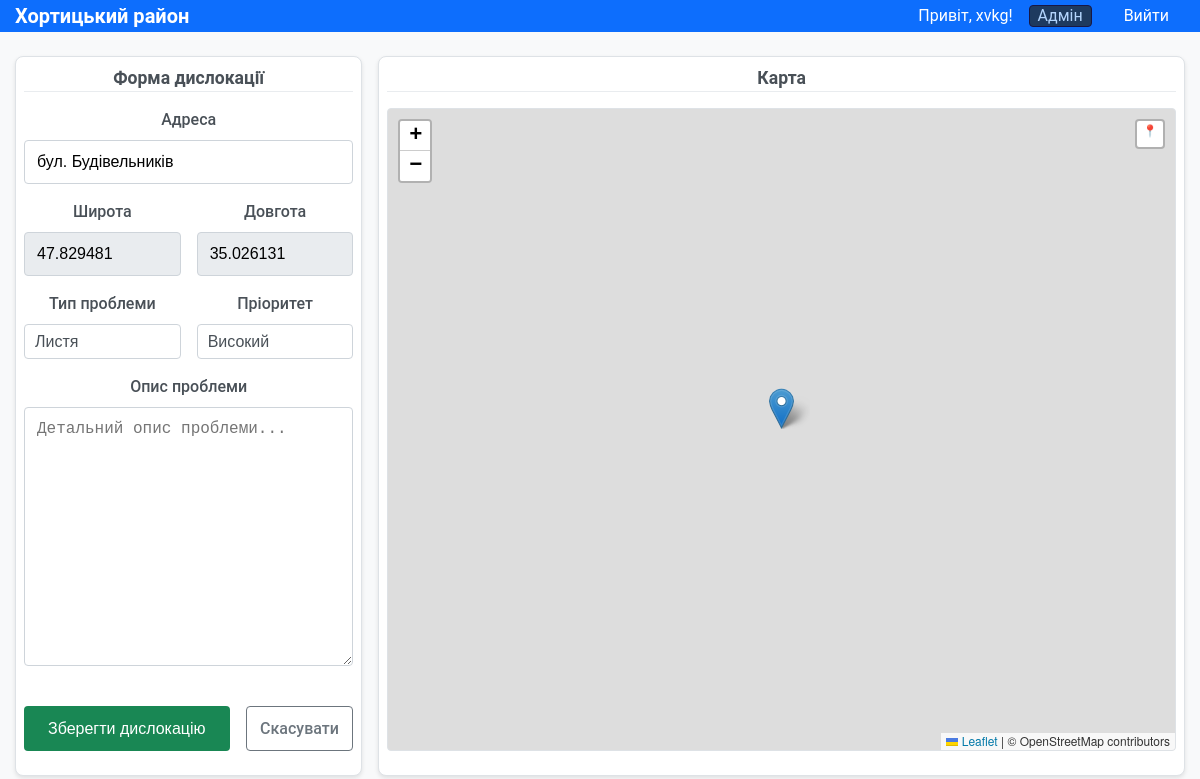
Page /edit/24 (signed in) on the committed database.
### models.py (models this page shows, shortened)
class User(UserMixin, db.Model):
    id = db.Column(db.Integer, primary_key=True)
    username = db.Column(db.String(80), unique=True, nullable=False)
    password_hash = db.Column(db.String(120), nullable=False)
    role = db.Column(db.String(20), default='user')  # 'admin' або 'user'
    def is_admin(self):
        return self.role == 'admin'

class Location(db.Model):
    id = db.Column(db.Integer, primary_key=True)
    address = db.Column(db.String(200), nullable=False)
    latitude = db.Column(db.Float, nullable=False)
    longitude = db.Column(db.Float, nullable=False)
    problem_type = db.Column(db.String(50), nullable=False)
    priority = db.Column(db.String(20), default='Середній')
    status = db.Column(db.String(20), default='in_progress')
    description = db.Column(db.Text)
    date_created = db.Column(db.DateTime, default=datetime.utcnow)
    date_completed = db.Column(db.DateTime)
    created_by = db.Column(db.Integer, db.ForeignKey('user.id'))

### app.py (the view, shortened to what this page needs)
@app.route('/edit/<int:id>', methods=['GET', 'POST'])
@login_required
def edit_location(id):
    if not current_user.is_admin():
        flash('Доступ заборонено.', 'error')
        return redirect(url_for('index'))
    location = Location.query.get_or_404(id)
    form = LocationForm(obj=location)
    return render_template('add_location.html', form=form, location=location)

### app.py (called while the page is built)
@login_manager.user_loader
def load_user(user_id):
    return db.session.get(User, int(user_id))  # Новий синтаксис SQLAlchemy

### templates/add_location.html (shortened to what this page needs)
{% extends "base.html" %} {% block title %} {% if location %}Редагування{% else %}Додавання{% endif %} дислокації - Хортицький район {% endblock %} {%
block content %}
<link rel="stylesheet" href="https://unpkg.com/leaflet@1.9.4/dist/leaflet.css" />
<link rel="stylesheet" href="{{ url_for('static', filename='css/add-location.css') }}" />
<div class="location-form">
    <div class="location-form__form-section">
        <div class="stats-card">
            <div class="stats-card__title">Форма дислокації</div>
            <div class="stats-card__content">
                <form method="POST">
                    <div class="form__group">{{ form.address.label(class="form__label") }} {{ form.address(class="form__input", id="address") }}</div>
                    <div class="location-form__coordinates">
                        <div class="form__group">
                            {{ form.latitude.label(class="form__label") }} {{ form.latitude(class="form__input form__input--readonly", readonly=true,
                            id="latitude") }}
                        </div>
                        <div class="form__group">
                            {{ form.longitude.label(class="form__label") }} {{ form.longitude(class="form__input form__input--readonly",
                            readonly=true, id="longitude") }}
                        </div>
                    </div>
                    <div class="location-form__details">
                        <div class="form__group">
                            {{ form.problem_type.label(class="form__label") }} {{ form.problem_type(class="form__select") }}
                        </div>
                        <div class="form__group">{{ form.priority.label(class="form__label") }} {{ form.priority(class="form__select") }}</div>
                    </div>
                    <div class="form__group form__group--expand">
                        {{ form.description.label(class="form__label") }} {{ form.description(class="form__input form__input-text") }}
                    </div>
                    <div class="form__actions">
                        {{ form.submit(class="button button--success") }}
                        <a href="{{ url_for('index') }}" class="button button--secondary">Скасувати</a>
                    </div>
                </form>
            </div>
        </div>
    </div>
    <div class="location-form__map-section">
        <div class="stats-card">
            <div class="stats-card__title">Карта</div>
            <div class="stats-card__content">
                <div class="location-form__map" id="map" data-default-lat="47.82085887156977" data-default-lng="35.0326454729596"></div>
            </div>
        </div>
    </div>
</div>
{% endblock %}

### templates/base.html (shortened to what this page needs)
<!DOCTYPE html>
<html lang="uk">
    <head>
        <link rel="stylesheet" href="https://cdnjs.cloudflare.com/ajax/libs/font-awesome/6.0.0/css/all.min.css">
        <link rel="stylesheet" href="{{ url_for('static', filename='css/style.css') }}">
    </head>
    <body>
        <nav class="navigation">
            <div class="layout">
                <div class="navigation__container">
                    <a class="navigation__brand" href="{{ url_for('index') }}">Хортицький район</a>
                    <div class="navigation__menu">
                        {% if current_user.is_authenticated %}
                        <span class="navigation__text">Привіт, {{ current_user.username }}!</span>
                        {% if current_user.is_admin() %}
                        <span class="admin">Адмін</span>
                        {% endif %}
                        <a class="navigation__link" href="{{ url_for('logout') }}">Вийти</a>
                        {% else %}
                        <a class="navigation__link" href="{{ url_for('login') }}">Увійти</a>
                        {% endif %}
                    </div>
                </div>
            </div>
        </nav>
        <div class="layout layout--with-top-margin">{% block content %}{% endblock %}</div>
    </body>
</html>

### static/css/style.css (style rules this page uses)
* { margin: 0; padding: 0; box-sizing: border-box; }
body { font-family: var(--ff); line-height: 1.5; color: var(--font-color); background-color: var(--body-bg); }
.layout { width: 100%; max-width: 1320px; margin: 0 auto; padding: 0 15px; }
.layout--with-top-margin { margin-top: 1.5rem; }
.navigation { background-color: var(--blue); color: var(--white); line-height: 1; }
.navigation__container { display: flex; justify-content: space-between; align-items: center; line-height: 1; }
.navigation__brand { color: var(--white); text-decoration: none; font-size: 1.25rem; font-weight: bold; }
.navigation__menu { display: flex; align-items: center; gap: 1rem; }
.navigation__link { color: var(--white); text-decoration: none; padding: 0.5rem 1rem; border-radius: 4px; transition: background-color 0.2s; }
.navigation__text { color: var(--white); margin: 0; }
.admin { padding: 0.1rem 0.5rem; border: 1px solid rgb(23, 23, 70) !important; border-radius: 4px; color: var(--dt-blue-alert-font); background-color: var(--dt-blue-alert-bg); border-color: var(--dt-blue-alert-border); }
.stats-card { background-color: var(--white); border: 1px solid var(--white-grey); border-radius: 8px; padding: 0.5rem; text-align: center; box-shadow: 0 2px 4px var(--transparent-black); }
.stats-card__title { font-size: 1.1rem; font-weight: 600; color: var(--font-color-light); }
.button { display: inline-block; padding: 0.75rem 1.5rem; border: none; border-radius: 4px; text-decoration: none; text-align: center; cursor: pointer; font-size: 1rem; font-weight: 500; transition: all 0.2s; line-height: 1; }
.button--secondary { color: var(--grey); padding: 0.84rem; border: 1px solid var(--grey); align-self: end; }
.button--success { background-color: var(--green); color: var(--white); }
.form__group { margin-bottom: 1rem; }
.form__label { display: block; margin-bottom: 0.5rem; font-weight: 500; text-align: center; color: var(--font-color-light); }
.form__input { width: 100%; padding: 0.75rem; border: 1px solid var(--grey-input); border-radius: 4px; font-size: 1rem; transition: border-color 0.2s, box-shadow 0.2s; }
.form__input--readonly { background-color: var(--light-blue-border); }
.form__select { width: 100%; padding: 8px 35px 8px 10px; font-size: 1rem; border: 1px solid var(--grey-input); border-radius: 4px; transition: border-color 0.2s, box-shadow 0.2s; background: none; appearance: none; -webkit-appearance: none; -moz-appearance: none; color: var(--font-color-light) !important; }
.form__actions { display: flex; justify-content: center; gap: 1rem; margin-top: 1.5rem; }
.location-form__map { height: 400px; border: 1px solid var(--white-grey); border-radius: 4px; margin-bottom: 1rem; }
@media (max-width: 1440px) { .layout { max-width: 1200px; } }

### static/css/add-location.css (style rules this page uses)
html, body { height: 100%; margin: 0; }
.location-form { display: flex; gap: 1rem; height: 90vh; }
.location-form__form-section, .location-form__map-section, .stats-card, .stats-card__content, .location-form__form-section form, .form__group--expand { display: flex; flex-direction: column; flex: 1; min-height: 0; }
.location-form__map-section { flex-basis: 40%; }
.stats-card__title { margin-bottom: 1rem; border-bottom: 1px solid var(--light-blue-border); }
.form__input-text { flex: 1; min-height: 8rem; }
.location-form__coordinates { display: flex; gap: 1rem; }
.location-form__details { display: flex; gap: 1rem; justify-content: stretch; width: 100%; }
.location-form__details .form__group { flex: 1; }
.form__actions { margin-bottom: 1rem; }
.location-form__map { flex: 1; min-height: 0; }

### rows in the picture
User: username "xvkg"
Location: address "бул. Будівельників", latitude "47.829481", longitude "35.026131", problem_type "Листя", priority "Високий"
